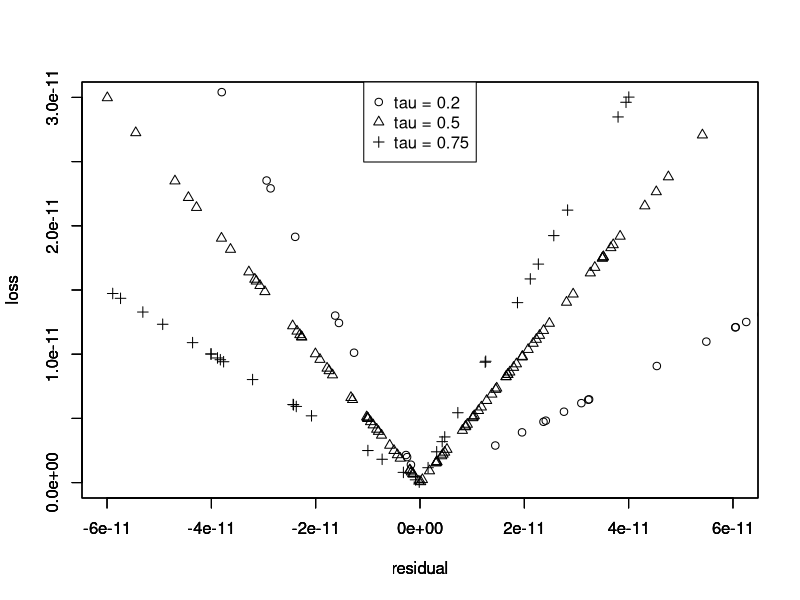

Generate this figure with R:
library(kernlab) 
my_kqr <- function(x,y,n,C = 1,tau){
    H <- x %*% t(x)
    c <- -y
    b <- 0
    r <- 0
    A <- matrix(1,1,n)
    l <- rep((tau-1),n)
    u <- rep(tau,n)
    obj <- ipop(c,H,A,b,l,u,r)
    theta <-  obj@primal
    beta <- c(crossprod(theta,x))
    sv.index<-which((tau-1)*C < theta & theta < tau*C)
    temp <- y[sv.index]-x[sv.index,]%*%beta
    beta0 <- mean(temp)
    yhat <- beta0 + x%*%beta
    resid <- y-yhat
    loss <- tau*resid - resid*(resid<0)
    return(list(beta0=beta0, beta=beta,resid=resid,loss=loss))
  }

set.seed(1)
n <- 100
C <- 1
tau <- 0.5
p <- 5
beta <- rep(1,p)
x <- matrix(rnorm(n*p), n, p)
e<-rnorm(n,0,0)
y <- x %*% beta + e

my_kqr(x,y,n,C,tau)

par(mfrow=c(1,1))
plot(my_kqr(x,y,n,C,tau=0.20)$resid,my_kqr(x,y,n,C,tau=0.20)$loss,xlab = "residual", ylab = "loss",xlim=c(-6e-11,6e-11),ylim=c(0,3e-11),pch=1)
par(new=TRUE)
plot(my_kqr(x,y,n,C,tau=0.50)$resid,my_kqr(x,y,n,C,tau=0.50)$loss,xlab = "residual", ylab = "loss",xlim=c(-6e-11,6e-11),ylim=c(0,3e-11),pch=2)
par(new=TRUE)
plot(my_kqr(x,y,n,C,tau=0.75)$resid,my_kqr(x,y,n,C,tau=0.75)$loss,xlab = "residual", ylab = "loss",xlim=c(-6e-11,6e-11),ylim=c(0,3e-11),pch=3)
legend('top',legend = paste("tau = ", c(0.20,0.50,0.75), sep=''), pch=c(1,2,3))
